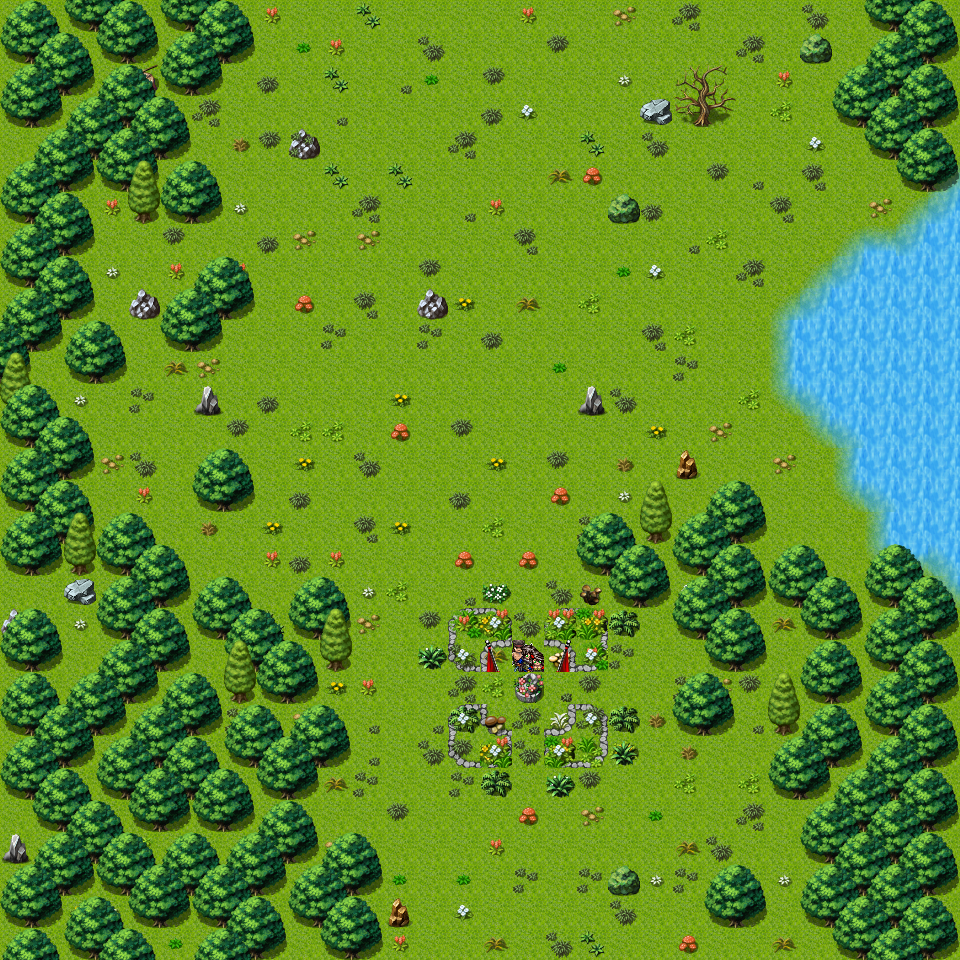

Rendered tile map (Tiled .tmx) drawn with the repository's tilesets; below, a short description and the map source with its tile grids summarised:
An orthogonal 30x30 tile map with 32x32 px tiles, 4 tile layers (Ground, Objects, Above, Above_hero), 3 hidden layers not drawn, 19 tilesets and 13 objects (7x spawn, 3x mapchange, 2x script, replace).

<map version="1.0" orientation="orthogonal" width="30" height="30" tilewidth="32" tileheight="32">
    <properties>
        <property name="outdoors" value="1" />
    </properties>
    <tileset firstgid="1" name="map_dynamic_placeholders" tilewidth="32" tileheight="32">
        <image source="../drawable/map_dynamic_placeholders.png" width="320" height="64" />
    </tileset>
    <tileset firstgid="21" name="map_6" tilewidth="32" tileheight="32">
        <image source="../drawable/map_6.png" />
    </tileset>
    <tileset firstgid="85" name="map_0" tilewidth="32" tileheight="32">
        <image source="../drawable/map_0.png" />
    </tileset>
    <tileset firstgid="149" name="map_16" tilewidth="32" tileheight="32">
        <image source="../drawable/map_16.png" />
    </tileset>
    <tileset firstgid="213" name="map_17" tilewidth="32" tileheight="32">
        <image source="../drawable/map_17.png" />
    </tileset>
    <tileset firstgid="277" name="map_4" tilewidth="32" tileheight="32">
        <image source="../drawable/map_4.png" />
    </tileset>
    <tileset firstgid="341" name="map_3" tilewidth="32" tileheight="32">
        <image source="../drawable/map_3.png" />
    </tileset>
    <tileset firstgid="405" name="map_5" tilewidth="32" tileheight="32">
        <image source="../drawable/map_5.png" />
    </tileset>
    <tileset firstgid="469" name="map_19" tilewidth="32" tileheight="32">
        <image source="../drawable/map_19.png" />
    </tileset>
    <tileset firstgid="533" name="map_7" tilewidth="32" tileheight="32">
        <image source="../drawable/map_7.png" />
    </tileset>
    <tileset firstgid="597" name="map_1" tilewidth="32" tileheight="32">
        <image source="../drawable/map_1.png" />
    </tileset>
    <tileset firstgid="661" name="map_10" tilewidth="32" tileheight="32">
        <image source="../drawable/map_10.png" />
    </tileset>
    <tileset firstgid="725" name="map_30" tilewidth="32" tileheight="32">
        <image source="../drawable/map_30.png" />
    </tileset>
    <tileset firstgid="789" name="map_35" tilewidth="32" tileheight="32">
        <image source="../drawable/map_35.png" />
    </tileset>
    <tileset firstgid="853" name="map_28" tilewidth="32" tileheight="32">
        <image source="../drawable/map_28.png" />
    </tileset>
    <tileset firstgid="917" name="map_13" tilewidth="32" tileheight="32">
        <image source="../drawable/map_13.png" />
    </tileset>
    <tileset firstgid="981" name="map_9" tilewidth="32" tileheight="32">
        <image source="../drawable/map_9.png" />
    </tileset>
    <tileset firstgid="1045" name="map_18" tilewidth="32" tileheight="32">
        <image source="../drawable/map_18.png" />
    </tileset>
    <tileset firstgid="1109" name="map_2" tilewidth="32" tileheight="32">
        <image source="../drawable/map_2.png" />
    </tileset>
    <layer name="Ground" width="30" height="30">
        <data>[900 cells, 900 non-empty, 2 distinct tile ids]</data>
    </layer>
    <layer name="Objects" width="30" height="30">
        <data>[900 cells, 494 non-empty, 46 distinct tile ids]</data>
    </layer>
    <layer name="Objects_hero" width="30" height="30" visible="0">
        <data>[900 cells, 42 non-empty, 16 distinct tile ids]</data>
    </layer>
    <layer name="Above" width="30" height="30">
        <data>[900 cells, 242 non-empty, 22 distinct tile ids]</data>
    </layer>
    <layer name="Above_hero" width="30" height="30">
        <data>[900 cells, 12 non-empty, 5 distinct tile ids]</data>
    </layer>
    <layer name="Walkable" width="30" height="30" visible="0">
        <data>[900 cells, 321 non-empty, 1 distinct tile ids]</data>
    </layer>
    <layer name="Walkable_hero" width="30" height="30" visible="0">
        <data>[900 cells, 52 non-empty, 1 distinct tile ids]</data>
    </layer>
    <objectgroup name="Mapevents" visible="0">
        <object name="north" type="mapchange" x="32" y="0" width="896" height="32">
            <properties>
                <property name="map" value="guynmart_wood_7" />
                <property name="place" value="south" />
            </properties>
        </object>
        <object name="south" type="mapchange" x="288" y="928" width="544" height="32">
            <properties>
                <property name="map" value="guynmart_wood_10" />
                <property name="place" value="north" />
            </properties>
        </object>
        <object name="west" type="mapchange" x="0" y="512" width="32" height="192">
            <properties>
                <property name="map" value="guynmart" />
                <property name="place" value="east1" />
            </properties>
        </object>
        <object name="guynmart_s_hero" type="script" x="416" y="576" width="224" height="224" />
        <object name="guynmart_s_rob6" type="script" x="256" y="32" width="640" height="32" />
    </objectgroup>
    <objectgroup name="Spawn" visible="0">
        <object name="guynmart_sheep" type="spawn" x="288" y="192" width="416" height="288">
            <properties>
                <property name="quantity" value="25" />
                <property name="spawngroup" value="guynmart_sheep" />
            </properties>
        </object>
        <object name="forestbeetle" type="spawn" x="160" y="512" width="128" height="96">
            <properties>
                <property name="spawngroup" value="forestbeetle" />
            </properties>
        </object>
        <object name="forestwolf2" type="spawn" x="64" y="192" width="160" height="320">
            <properties>
                <property name="quantity" value="2" />
                <property name="spawngroup" value="forestwolf2" />
            </properties>
        </object>
        <object name="guynmart_hero" type="spawn" x="512" y="640" width="32" height="32">
            <properties>
                <property name="active" value="false" />
                <property name="spawngroup" value="guynmart_hero" />
            </properties>
        </object>
        <object name="guynmart_dog1" type="spawn" x="256" y="160" width="32" height="352">
            <properties>
                <property name="spawngroup" value="guynmart_dog1" />
            </properties>
        </object>
        <object name="guynmart_dog2" type="spawn" x="704" y="160" width="32" height="352">
            <properties>
                <property name="spawngroup" value="guynmart_dog2" />
            </properties>
        </object>
        <object name="guynmart_shephard" type="spawn" x="320" y="192" width="256" height="128">
            <properties>
                <property name="spawngroup" value="guynmart_shephard" />
            </properties>
        </object>
    </objectgroup>
    <objectgroup name="Keys" visible="0" />
    <objectgroup name="Replace" visible="0">
        <object name="guynmart:210" type="replace" x="416" y="576" width="224" height="224">
            <properties>
                <property name="Above" value="Above_hero" />
                <property name="Objects" value="Objects_hero" />
                <property name="Walkable" value="Walkable_hero" />
            </properties>
        </object>
    </objectgroup>
</map>
